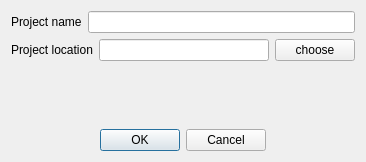
<?xml version="1.0" encoding="UTF-8"?>
<ui version="4.0">
 <class>ProjectCreatorDialog</class>
 <widget class="QDialog" name="ProjectCreatorDialog">
  <property name="geometry">
   <rect>
    <x>0</x>
    <y>0</y>
    <width>366</width>
    <height>162</height>
   </rect>
  </property>
  <property name="sizePolicy">
   <sizepolicy hsizetype="Fixed" vsizetype="Fixed">
    <horstretch>0</horstretch>
    <verstretch>0</verstretch>
   </sizepolicy>
  </property>
  <property name="windowTitle">
   <string>Dialog</string>
  </property>
  <layout class="QVBoxLayout" name="verticalLayout_2">
   <item>
    <layout class="QVBoxLayout" name="verticalLayout">
     <item>
      <layout class="QHBoxLayout" name="horizontalLayout">
       <item>
        <widget class="QLabel" name="project_name_label">
         <property name="text">
          <string>Project name</string>
         </property>
        </widget>
       </item>
       <item>
        <widget class="QLineEdit" name="project_creator_line_edit"/>
       </item>
      </layout>
     </item>
     <item>
      <layout class="QHBoxLayout" name="horizontalLayout_5">
       <item>
        <widget class="QLabel" name="choose_location_label">
         <property name="text">
          <string>Project location</string>
         </property>
        </widget>
       </item>
       <item>
        <widget class="QLineEdit" name="choose_location_edit_line"/>
       </item>
       <item>
        <widget class="QPushButton" name="choose_location_button">
         <property name="text">
          <string>choose</string>
         </property>
        </widget>
       </item>
      </layout>
     </item>
     <item alignment="Qt::AlignmentFlag::AlignBottom">
      <widget class="QDialogButtonBox" name="buttonBox">
       <property name="standardButtons">
        <set>QDialogButtonBox::StandardButton::Cancel|QDialogButtonBox::StandardButton::Ok</set>
       </property>
       <property name="centerButtons">
        <bool>true</bool>
       </property>
      </widget>
     </item>
    </layout>
   </item>
  </layout>
 </widget>
 <resources/>
 <connections/>
</ui>
